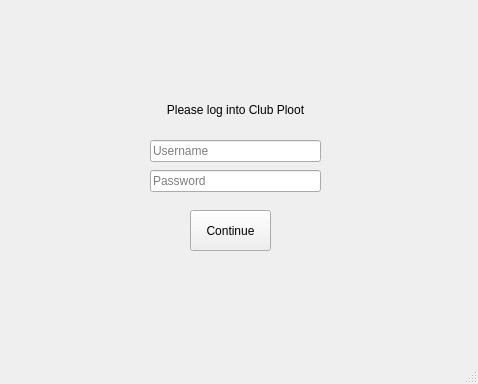
<?xml version="1.0" encoding="UTF-8"?>
<ui version="4.0">
 <class>login_sceen</class>
 <widget class="QMainWindow" name="login_sceen">
  <property name="geometry">
   <rect>
    <x>0</x>
    <y>0</y>
    <width>478</width>
    <height>384</height>
   </rect>
  </property>
  <property name="windowTitle">
   <string>MainWindow</string>
  </property>
  <widget class="QWidget" name="centralwidget">
   <widget class="QLineEdit" name="lineEdit">
    <property name="geometry">
     <rect>
      <x>150</x>
      <y>140</y>
      <width>171</width>
      <height>22</height>
     </rect>
    </property>
    <property name="text">
     <string/>
    </property>
    <property name="placeholderText">
     <string>Username</string>
    </property>
   </widget>
   <widget class="QLineEdit" name="lineEdit_2">
    <property name="geometry">
     <rect>
      <x>150</x>
      <y>170</y>
      <width>171</width>
      <height>22</height>
     </rect>
    </property>
    <property name="text">
     <string/>
    </property>
    <property name="placeholderText">
     <string>Password</string>
    </property>
   </widget>
   <widget class="QLabel" name="label">
    <property name="geometry">
     <rect>
      <x>0</x>
      <y>0</y>
      <width>491</width>
      <height>361</height>
     </rect>
    </property>
    <property name="text">
     <string>&lt;html&gt;&lt;head/&gt;&lt;body&gt;&lt;p&gt;&lt;img src=&quot;:/images/Login_Screen_Background.png&quot;/&gt;&lt;/p&gt;&lt;/body&gt;&lt;/html&gt;</string>
    </property>
   </widget>
   <widget class="QPushButton" name="pushButton">
    <property name="geometry">
     <rect>
      <x>190</x>
      <y>210</y>
      <width>81</width>
      <height>41</height>
     </rect>
    </property>
    <property name="text">
     <string>Continue</string>
    </property>
   </widget>
   <widget class="QLabel" name="label_2">
    <property name="geometry">
     <rect>
      <x>150</x>
      <y>90</y>
      <width>171</width>
      <height>41</height>
     </rect>
    </property>
    <property name="text">
     <string>&lt;html&gt;&lt;head/&gt;&lt;body&gt;&lt;p align=&quot;center&quot;&gt;Please log into Club Ploot&lt;/p&gt;&lt;/body&gt;&lt;/html&gt;</string>
    </property>
   </widget>
   <zorder>label</zorder>
   <zorder>lineEdit_2</zorder>
   <zorder>lineEdit</zorder>
   <zorder>pushButton</zorder>
   <zorder>label_2</zorder>
  </widget>
  <widget class="QMenuBar" name="menubar">
   <property name="geometry">
    <rect>
     <x>0</x>
     <y>0</y>
     <width>478</width>
     <height>21</height>
    </rect>
   </property>
  </widget>
  <widget class="QStatusBar" name="statusbar"/>
 </widget>
 <resources/>
 <connections/>
</ui>
